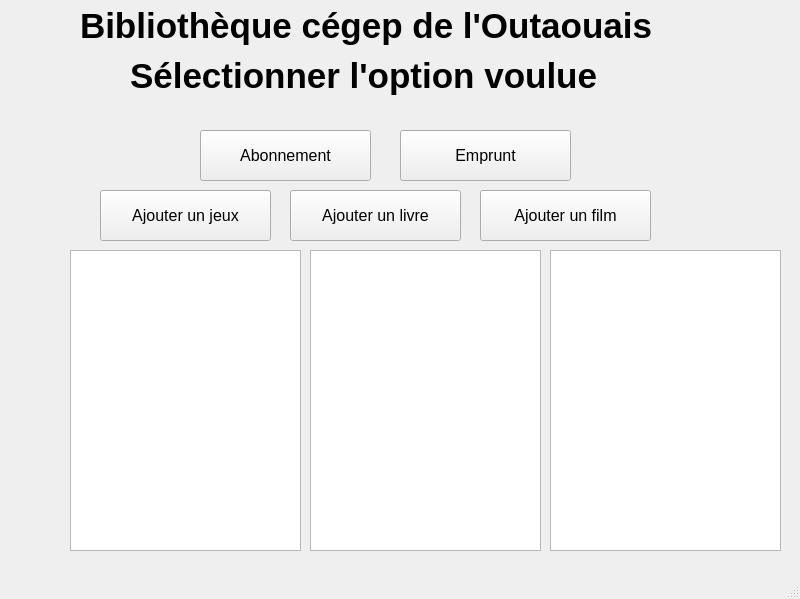
<?xml version="1.0" encoding="UTF-8"?>
<ui version="4.0">
 <class>Bibliothequecegep</class>
 <widget class="QMainWindow" name="Bibliothequecegep">
  <property name="geometry">
   <rect>
    <x>0</x>
    <y>0</y>
    <width>800</width>
    <height>599</height>
   </rect>
  </property>
  <property name="windowTitle">
   <string>MainWindow</string>
  </property>
  <widget class="QWidget" name="centralwidget">
   <widget class="QLabel" name="lbl_biblio">
    <property name="geometry">
     <rect>
      <x>80</x>
      <y>0</y>
      <width>611</width>
      <height>51</height>
     </rect>
    </property>
    <property name="font">
     <font>
      <pointsize>26</pointsize>
      <weight>75</weight>
      <bold>true</bold>
     </font>
    </property>
    <property name="text">
     <string>Bibliothèque cégep de l'Outaouais</string>
    </property>
   </widget>
   <widget class="QPushButton" name="pushButton_ajouter_doc">
    <property name="geometry">
     <rect>
      <x>100</x>
      <y>190</y>
      <width>171</width>
      <height>51</height>
     </rect>
    </property>
    <property name="font">
     <font>
      <pointsize>12</pointsize>
     </font>
    </property>
    <property name="text">
     <string>Ajouter un jeux</string>
    </property>
   </widget>
   <widget class="QPushButton" name="pushButton_ajouter_livre">
    <property name="geometry">
     <rect>
      <x>290</x>
      <y>190</y>
      <width>171</width>
      <height>51</height>
     </rect>
    </property>
    <property name="font">
     <font>
      <pointsize>12</pointsize>
     </font>
    </property>
    <property name="text">
     <string>Ajouter un livre</string>
    </property>
   </widget>
   <widget class="QPushButton" name="pushButton_ajouter_film">
    <property name="geometry">
     <rect>
      <x>480</x>
      <y>190</y>
      <width>171</width>
      <height>51</height>
     </rect>
    </property>
    <property name="font">
     <font>
      <pointsize>12</pointsize>
     </font>
    </property>
    <property name="text">
     <string>Ajouter un film</string>
    </property>
   </widget>
   <widget class="QLabel" name="lbl_biblio_2">
    <property name="geometry">
     <rect>
      <x>130</x>
      <y>50</y>
      <width>611</width>
      <height>51</height>
     </rect>
    </property>
    <property name="font">
     <font>
      <pointsize>26</pointsize>
      <weight>75</weight>
      <bold>true</bold>
     </font>
    </property>
    <property name="text">
     <string>Sélectionner l'option voulue</string>
    </property>
   </widget>
   <widget class="QPushButton" name="pushButton_ajouter_abonner_">
    <property name="geometry">
     <rect>
      <x>200</x>
      <y>130</y>
      <width>171</width>
      <height>51</height>
     </rect>
    </property>
    <property name="font">
     <font>
      <pointsize>12</pointsize>
     </font>
    </property>
    <property name="text">
     <string>Abonnement</string>
    </property>
   </widget>
   <widget class="QPushButton" name="pushButton_ajouter_emprunt">
    <property name="geometry">
     <rect>
      <x>400</x>
      <y>130</y>
      <width>171</width>
      <height>51</height>
     </rect>
    </property>
    <property name="font">
     <font>
      <pointsize>12</pointsize>
     </font>
    </property>
    <property name="text">
     <string>Emprunt</string>
    </property>
   </widget>
   <widget class="QListView" name="listView_abonnement">
    <property name="geometry">
     <rect>
      <x>70</x>
      <y>250</y>
      <width>231</width>
      <height>301</height>
     </rect>
    </property>
   </widget>
   <widget class="QListView" name="listView_document">
    <property name="geometry">
     <rect>
      <x>550</x>
      <y>250</y>
      <width>231</width>
      <height>301</height>
     </rect>
    </property>
   </widget>
   <widget class="QListView" name="listView_emprunt">
    <property name="geometry">
     <rect>
      <x>310</x>
      <y>250</y>
      <width>231</width>
      <height>301</height>
     </rect>
    </property>
   </widget>
  </widget>
  <widget class="QMenuBar" name="menubar">
   <property name="geometry">
    <rect>
     <x>0</x>
     <y>0</y>
     <width>800</width>
     <height>21</height>
    </rect>
   </property>
  </widget>
  <widget class="QStatusBar" name="statusbar"/>
 </widget>
 <resources/>
 <connections/>
</ui>
